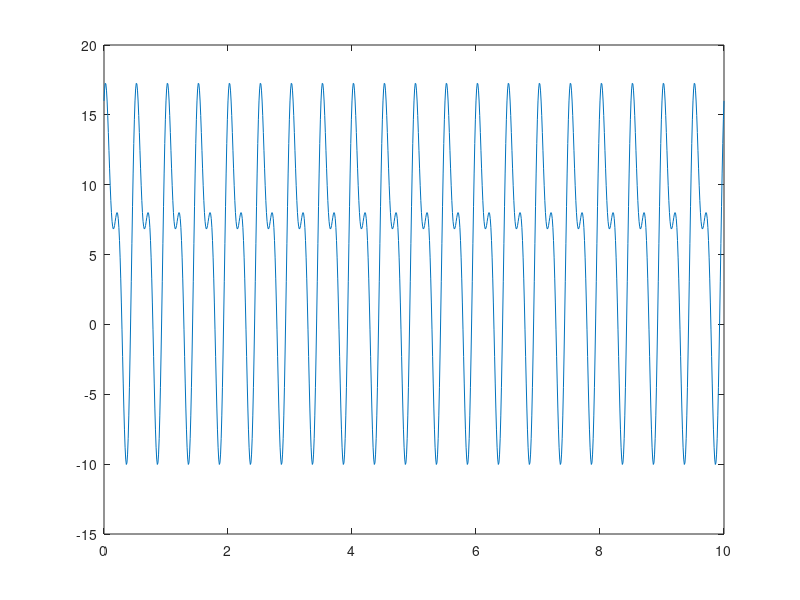

Write MATLAB code to recreate this figure. (Note: this script raises an error after producing the figure.)
ta = 0.01;
t = [0:ta:10];

y= 5 +10*cos(4*pi*t-pi/3) + 6*sin(8*pi*t + pi/2)

figure(1)
plot(t,y)

figure(2)
[X,fx] = Espetro(y,ta);


%%

Ta = 0.01;
t = [0:Ta:20-Ta];
f = gcd(5,7);
Np = 20;
T_F= 0;

y= 8*cos(5*pi*t + pi/4) + 6*sin(7*pi*t-pi/5);

tempo_espetro(y,Ta,f,Np,T_F);

%%

Ta = 0.01;
t = [0:Ta:2.5-Ta];
f = 4;
Np = 1/4*2.5;
T_F  = 0;
z= square(2*pi*f*t);


tempo_espetro(z,Ta,f,Np,T_F);



